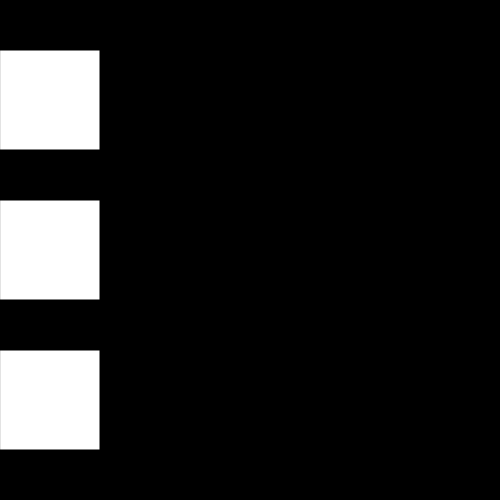
Frame 1 (no input)
Frame 60 (no input): identical to frame 1, image omitted
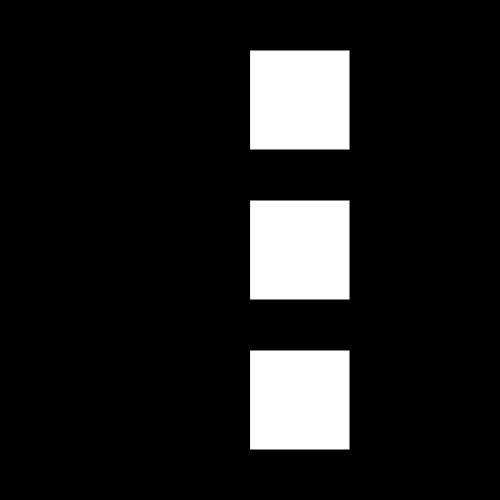
Frame 120 (the mouse pressed at the canvas centre since frame 60)

The p5.js sketch that drew these frames (run headless with seeded random() and noise() and a simulated clock; from frame 60 on, the mouse is pressed at the canvas centre):

// p5.js sketch
// ── sketch.js
let firstR = 255;
let firstG = 0;
let firstB = 0;

let secondR = 0;
let secondG = 255;
let secondB = 0;

let thirdR = 0;
let thirdG = 0;
let thirdB = 0;


function setup() {
    createCanvas(500, 500);
    background(255, 255, 255);
}

function draw() {
   background(0, 0, 0);
   rect(mouseX, 50, 100, 100);
   rect(mouseX, 200, 100, 100);
   rect(mouseX, 350, 100, 100);
}

function mouseClicked() {
    firstB = random(0, 255);
    firstG = random(0, 255);
    firstB = random(0, 255);
    
    secondR = random(0, 255);
    secondG = random(0, 255);
    secondB = random(0, 225);
    
    thirdR = random(0, 255);
    thirdG = random(0, 255);
    thirdB = random(0, 255);
}
